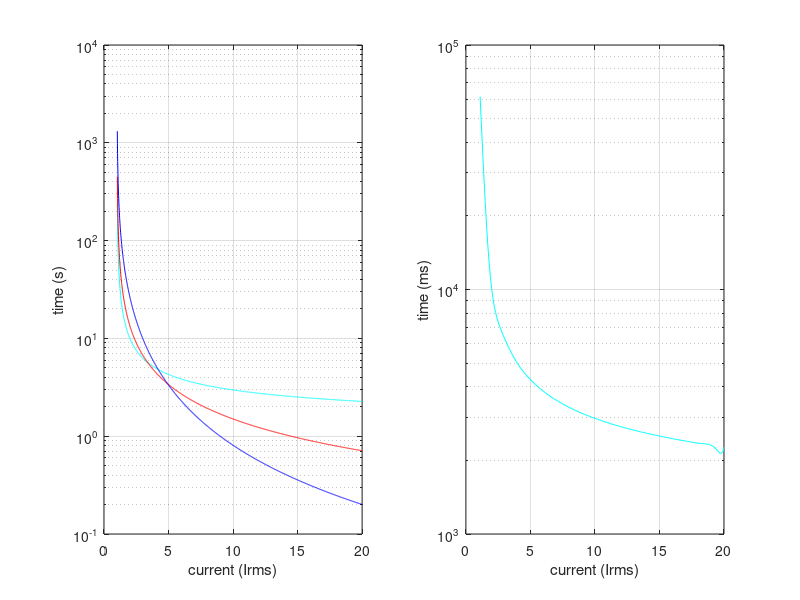

The MATLAB source for this figure:
clear all;
close all;

%% IDMT Calc
i_k=0.14;
i_a=0.02;
vi_k=13.5;
vi_a=1;
ei_k=80;
ei_a=2;

current = 1.03:0.01:20;
currentSize=length(current);
i_t=zeros(1,currentSize);
vi_t=zeros(1,currentSize);
ei_t=zeros(1,currentSize);

for count=1:currentSize
   i_t(count)=i_k/(current(count)^i_a-1);
   vi_t(count)=vi_k/(current(count)^vi_a-1);
   ei_t(count)=ei_k/(current(count)^ei_a-1);
end

intSize=20;
idmt=zeros(1,intSize);
vidmt=zeros(1,intSize);
eidmt=zeros(1,intSize);

%Storing the ingeter values in milliseconds
idmt(1,1)=round(i_t(1)*1000);
idmt(2,1)=1.03;
vidmt(1)=round(vi_t(1)*1000);
vidmt(2,1)=1;
eidmt(1)=round(ei_t(1)*1000);
eidmt(2,1)=1;
for count = 2:20
    position = find(current==count);
    idmt(1,count)=round(i_t(position)*1000);
    idmt(2,count)=current(position);
    vidmt(1,count)=round(vi_t(position)*1000);
    vidmt(2,count)=current(position);
    eidmt(1,count)=round(ei_t(position)*1000);
    eidmt(2,count)=current(position);
end

finalResult=zeros(1,190);
result =0;
val = 1.1:0.1:20
for count=1:190;
    xi = val(count)
    for i = 2:20
        term=idmt(1,i);
        for j=2:20
            if j~=i
                term = term*(xi-idmt(2,j))/(idmt(2,i)-idmt(2,j));
            end
        end
        result = result + term;
    end
    finalResult(count) = round(result);
    result=0;
end
    

figure(1)
subplot(121)
semilogy(current,i_t,'c',current,vi_t,'r',current,ei_t,'b');
xlabel('current (Irms)');
ylabel('time (s)');
grid;
subplot(122)
semilogy(val,finalResult,'c')
xlabel('current (Irms)');
ylabel('time (ms)');
grid;

%% test
xi = 1.04;
result = 0;
    for i = 1:20
        term=idmt(1,i);
        for j=1:20
            if j~=i
%                 temp =xi-idmt(2,j);
%                 temp2 =(idmt(2,i)-idmt(2,j));
%                 term=term*temp;
                term = term*(xi-idmt(2,j))/(idmt(2,i)-idmt(2,j));
            end
        end
        result = result + term;
    end
    
    round(result)
    
    
    
    
    
    
    
    
    
    